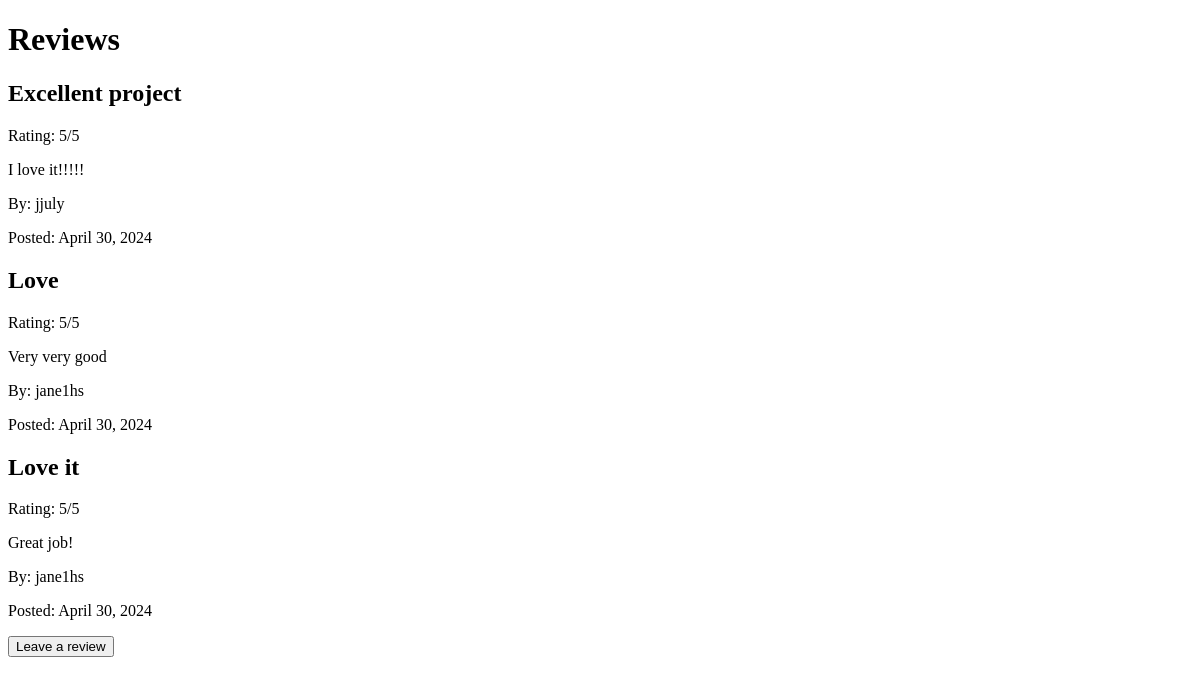
The page /reviews/ on the database as committed earlier.
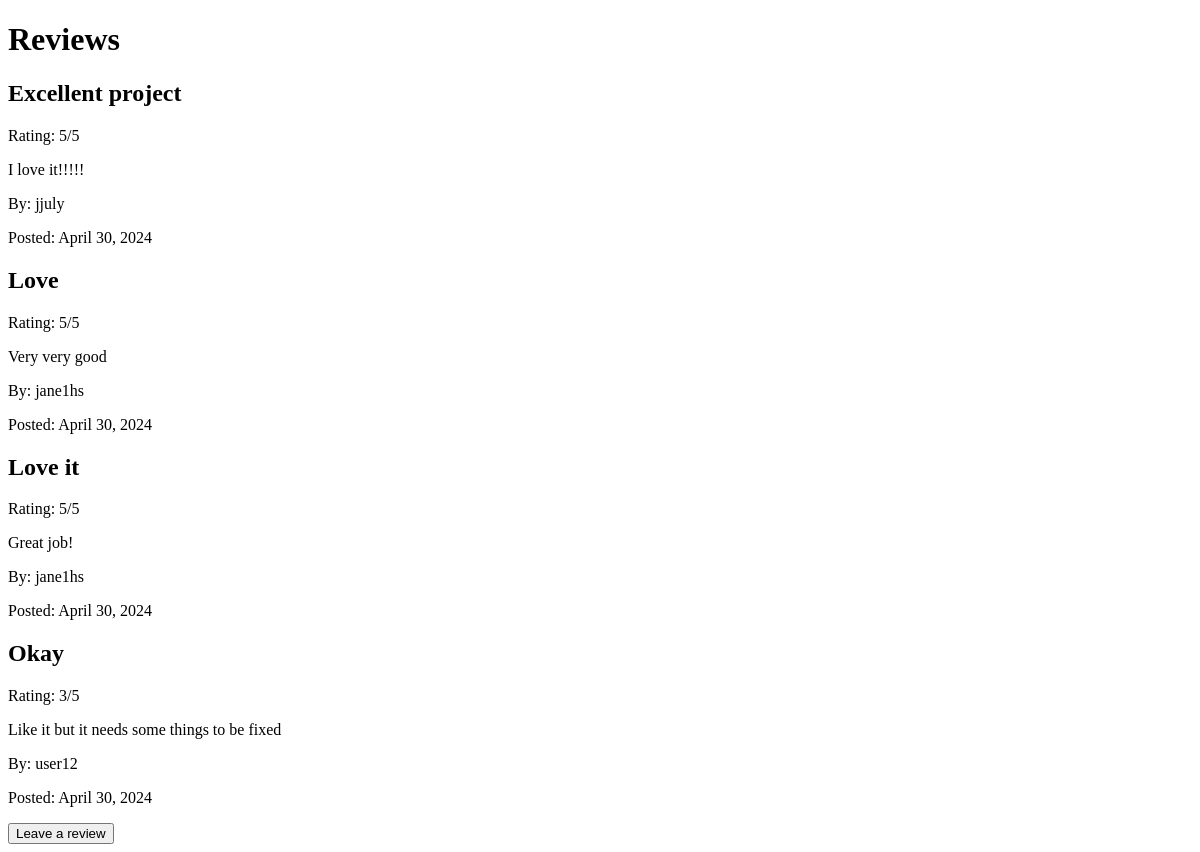
The same page on the database as committed later.
### touragency/models.py (models this page shows, shortened)
class Review(models.Model):
    title = models.CharField(max_length=100)
    rating = models.IntegerField()
    text = models.TextField()
    date = models.DateField(auto_now_add=True)
    user = models.ForeignKey(User, related_name="reviews", on_delete=models.CASCADE)

class User(AbstractUser):
    STATUS_CHOICES = (
        ("staff", "staff"),
        ("client", "client"),
    )
    status = models.CharField(choices=STATUS_CHOICES, default="client", max_length=6)
    phone_number = models.CharField(max_length=15)
    address = models.CharField(max_length=255)
    age = models.PositiveSmallIntegerField()

### touragency/views.py (the view)
# urls.py: path('reviews/', views.reviews, name='reviews'),
def reviews(request):
    reviews = Review.objects.all()
    return render(request, 'reviews.html', {'reviews': reviews})

### touragency/templates/reviews.html (shortened to what this page needs)
<!DOCTYPE html>
<head>
</head>
<body>
    <h1>Reviews</h1>
    {% for review in reviews %}
        <div>
            <h2>{{ review.title }}</h2>
            <p>Rating: {{ review.rating }}/5</p>
            <p>{{ review.text }}</p>
            <p>By: {{ review.user.username }}</p>
            <p>Posted: {{ review.date }}</p>
        </div>
    {% endfor %}
    <form action="{% url 'add_review' %}" method="get">
        <button type="submit">Leave a review</button>
    </form>
</body>
</html>

Rows that differ between the two databases and show on the page:
added Review: title "Okay", rating "3", text "Like it but it needs some things to be fixed", user.username "user12", date "April 30, 2024"
